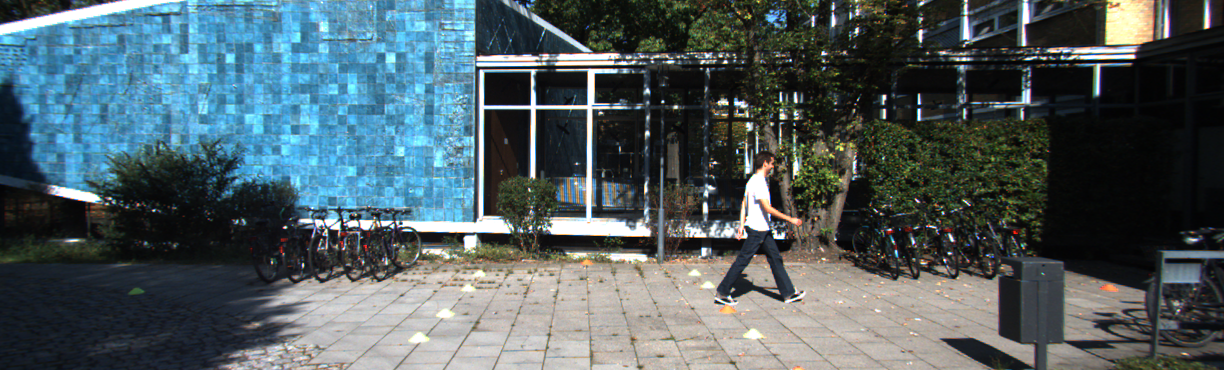
#> input picture scripts_aula/Transformacoes_2D_40_Independentes_Comentados/dados/frontal_kitti.png, 1224 x 370 px
$ python 37_transformar_caixas.py
#> lines starting #> are read from the running program, lines starting #| are printed output that depends on the picture; after the words box and inside, x2 and y2 are one past the last pixel; in counts of white or black regions, pixels touching at a corner belong together; long printed decimals are rounded
"""EXEMPLO 37 — Transformar caixa de anotacao

OBJETIVO E CONTEXTO:
O exemplo desenha uma caixa geométrica sobre a imagem, aplica uma rotação afim e transforma também os quatro vértices da anotação com cv2.transform. O resultado demonstra que modificar uma imagem sem atualizar suas anotações provoca divergências entre os dados e as respostas esperadas. Essa coerência é indispensável no treinamento de redes de detecção de objetos, segmentação e percepção de veículos autônomos.

COMO A IMPLEMENTACAO FUNCIONA:
Este codigo possui as proprias funcoes de leitura, transformacao e salvamento.
O fluxo parte das imagens fornecidas em dados/, prepara os parametros
matematicos necessarios, executa a operacao estudada, apresenta metricas
ou matrizes quando aplicavel e salva evidencias em saidas/37_transformar_caixas/.
Cada etapa da funcao main() recebe comentarios proximos das instrucoes
correspondentes para permitir acompanhar a execucao linha a linha.

FUNDAMENTO E INTERPRETACAO:
transformar os quatro cantos de uma caixa com a mesma matriz afim usada na imagem.
Analise o resultado visual junto com a matriz ou os indicadores impressos:
uma transformacao correta exige coerencia das coordenadas, resolucao,
espaco de cores e rotulos associados aos dados.

IMPORTANCIA E CUIDADOS:
Anotacoes precisam acompanhar a transformacao; o eixo alinhado final pode exigir uma nova caixa envolvente.

EXERCICIO PARA OS ALUNOS:
Comparar a caixa original com os vertices recalculados.

EXECUCAO:
python exemplos/37_transformar_caixas.py
Nao e necessario executar os demais exemplos antes deste.
As dependencias externas sao cv2 e numpy; o exemplo de CNN
admite TensorFlow opcionalmente. As imagens ficam em dados/."""

import csv
import json
from pathlib import Path

import cv2
import numpy as np

# Resolucao robusta de caminhos: funciona ao executar a partir de qualquer pasta.
BASE = Path(__file__).resolve().parent.parent
DADOS = BASE / 'dados'
OUT = BASE / 'saidas'
OUT.mkdir(parents=True, exist_ok=True)

# Funcoes privativas deste arquivo. Nenhum modulo Python adicional do pacote e necessario.

def img(nome='frontal_kitti.png'):
    """Carrega uma imagem BGR da pasta dados. A leitura usa a raiz baseada em __file__,
    portanto o programa funciona independentemente do diretorio de trabalho.
    Lanca um erro compreensivel se a imagem nao estiver disponivel."""
#> called with nome = 'frontal_kitti.png'
    p = DADOS / nome
    x = cv2.imread(str(p))
#> x is the input picture: shape (370, 1224, 3); mean B, G, R 98.4, 93.8, 79.3
    if x is None:
        raise FileNotFoundError(p)
    return x

def save(exemplo, nome, x):
    """Cria a pasta deste exercicio e salva uma imagem com cv2.imwrite.
    Retorna o caminho e interrompe com erro se a gravacao falhar."""
    folder = OUT / exemplo
    folder.mkdir(parents=True, exist_ok=True)
    file = folder / nome
    if not cv2.imwrite(str(file), x):
        raise OSError(file)
    print('Salvo:', file)
    return file

def letterbox(x, shape=(224, 224), color=(114, 114, 114)):
    """Padroniza o tamanho sem alterar a proporcao da cena.
    Primeiro calcula escala=min(largura_destino/largura, altura_destino/altura).
    Redimensiona uniformemente e distribui o padding a esquerda/direita e topo/baixo.
    Retorna imagem, fator de escala e posicao do canto superior esquerdo do conteudo.
    A tupla shape segue a ordem (largura, altura), como as funcoes de resize do OpenCV."""
    dest_w, dest_h = shape
    h, w = x.shape[:2]
    escala = min(dest_w / w, dest_h / h)
    nw = max(1, int(round(w * escala)))
    nh = max(1, int(round(h * escala)))
    resized = cv2.resize(x, (nw, nh), interpolation=cv2.INTER_AREA if escala < 1 else cv2.INTER_LINEAR)
    pl = (dest_w - nw) // 2
    pt = (dest_h - nh) // 2
    pr = dest_w - nw - pl
    pb = dest_h - nh - pt
    y = cv2.copyMakeBorder(resized, pt, pb, pl, pr, cv2.BORDER_CONSTANT, value=color)
    return (y, escala, (pl, pt))

def panel(exemplo, nomes, images, cols=3):
    """Cria um painel comparativo para a aula sem janelas GUI.
    Cada imagem e convertida quando necessario de cinza a BGR, passa por letterbox
    para nao ser distorcida, e recebe legenda; o painel final e salvo no disco.
    Assim o mesmo codigo funciona em terminal, VS Code e Colab."""
    tw, th = (360, 220)
    cell_h = th + 38
    rows = (len(images) + cols - 1) // cols
    canvas = np.full((cell_h * rows, tw * cols, 3), 245, np.uint8)
    for j, (label, a) in enumerate(zip(nomes, images)):
        if a.ndim == 2:
            a = cv2.cvtColor(a, cv2.COLOR_GRAY2BGR)
        thumb, _, _ = letterbox(a, (tw, th), color=(30, 30, 30))
        y = j // cols * cell_h
        x = j % cols * tw
        canvas[y:y + th, x:x + tw] = thumb
        cv2.putText(canvas, label[:44], (x + 9, y + th + 25), cv2.FONT_HERSHEY_SIMPLEX, 0.55, (25, 36, 50), 1, cv2.LINE_AA)
    return save(exemplo, 'painel.png', canvas)

def affine_warp(x, M, border=cv2.BORDER_CONSTANT):
    """Aplica a matriz afim 2x3 com cv2.warpAffine sem alterar o tamanho externo.
    INTER_LINEAR estima pixels entre coordenadas e borderMode define o preenchimento.
    A transformacao descreve coordenadas geometricas; nao altera automaticamente anotacoes."""
    h, w = x.shape[:2]
    return cv2.warpAffine(x, np.asarray(M, dtype=np.float32), (w, h), flags=cv2.INTER_LINEAR, borderMode=border, borderValue=(30, 30, 30))

TAG = '37_transformar_caixas'

# Fluxo principal explicado por etapas: execute e acompanhe a pasta saidas/.
def main():
    # Carrega a fotografia BGR original, usada como referencia para comparar antes e depois.
    a = img()

    # Obtem as dimensoes da imagem: o OpenCV organiza primeiro altura (linhas), depois largura
    # (colunas).
    h, w = a.shape[:2]
#> h = 370; w = 1224

    # Mantem os calculos numericos em float32 para evitar perda de precisao em operacoes
    # geometricas.
    box = np.float32([[w * 0.38, h * 0.55], [w * 0.58, h * 0.55], [w * 0.58, h * 0.9], [w * 0.38, h * 0.9]])

    # Constroi e aplica rotacao/escala em torno do centro; a matriz resultante descreve o
    # mapeamento geometrico.
    R = cv2.getRotationMatrix2D((w / 2, h / 2), 8, 1.0)

    # Executa uma operacao OpenCV sobre os pixels ou as coordenadas da fotografia.
    dst = cv2.transform(box[None], R)[0]

    # Transforma a imagem com warpAffine e uma matriz 2x3, preservando o tamanho definido para o
    # canvas.
    b = affine_warp(a, R)

    # Cria uma copia para desenhar anotacoes sem perder a fotografia original.
    q = a.copy()

    # Executa uma operacao OpenCV sobre os pixels ou as coordenadas da fotografia.
    cv2.polylines(q, [box.astype(np.int32)], True, (0, 0, 255), 3)
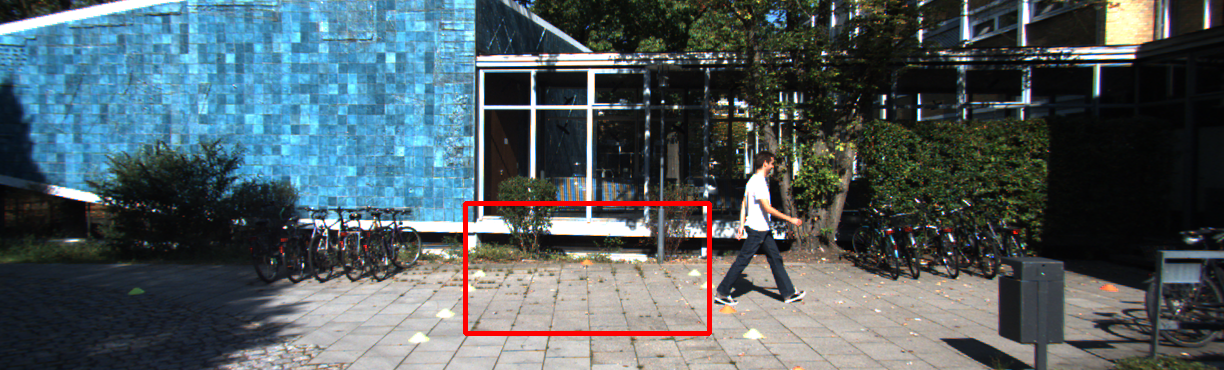
#> q: shape (370, 1224, 3); 0.82% of pixels changed, all inside (x1, y1, x2, y2) = (463, 201, 712, 336)

    # Executa uma operacao OpenCV sobre os pixels ou as coordenadas da fotografia.
    cv2.polylines(b, [dst.astype(np.int32)], True, (0, 0, 255), 3)
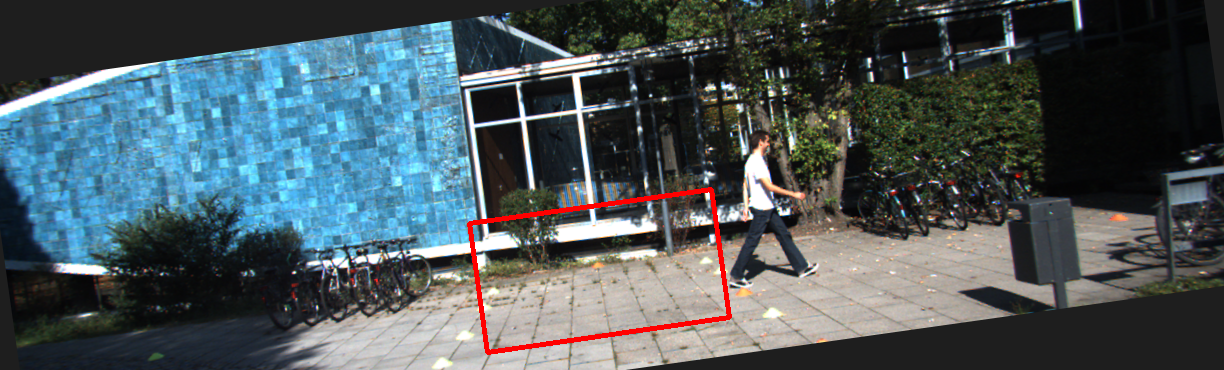
#> b: shape (370, 1224, 3); mean B, G, R 91.9, 87.4, 75.3

    # Apresenta no terminal os valores para conferencia e comparacao dos resultados.
    print('Vertices da caixa original -> novos vertices:', np.c_[box, dst])
#| Vertices da caixa original -> novos vertices: [[465.12    203.5     469.1241  223.762]
#|  [709.92    203.5     711.542 189.692]
#|  [709.92    333.      729.565 317.932]
#|  [465.12    333.      487.147 352.001]]

    # Reune original e transformacoes em um painel legendado, salvo em arquivo de imagem.
    panel(TAG, ['Caixa original', 'Caixa transformada'], [q, b], 2)
#> in panel, `rows = (len(images) + cols - 1) // cols`: rows = 1
#> in panel, `canvas = np.full((cell_h * rows, tw * cols, 3), 245, np.uint8)`: canvas: shape (258, 720, 3); every value is 245
#> the loop in panel, `for j, (label, a) in enumerate(zip(nomes, images)):` made 2 passes
#> (label, dest_w in letterbox, dest_h in letterbox, h in letterbox, w in letterbox, escala in letterbox, nw in letterbox, nh in letterbox) on passes 1 to 2: ('Caixa original', 360, 220, 370, 1224, 0.294, 360, 109), ('Caixa transformada', 360, 220, 370, 1224, 0.294, 360, 109)
#> pass 1, in letterbox, `resized = cv2.resize(x, (nw, nh), interpolation=cv2.INTER_AREA if esca..`:
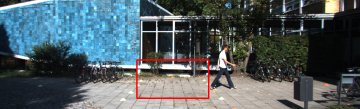
#> resized: shape (109, 360, 3); mean B, G, R 97.2, 92.7, 80.3
#> pass 1, in letterbox, `y = cv2.copyMakeBorder(resized, pt, pb, pl, pr, cv2.BORDER_CONSTANT, v..`:
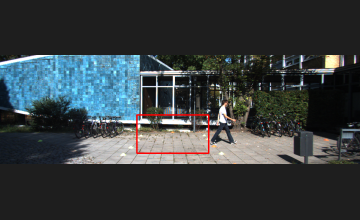
#> y: shape (220, 360, 3); mean B, G, R 63.3, 61, 54.9
#> pass 2, in letterbox (call 2), `resized = cv2.resize(x, (nw, nh), interpolation=cv2.INTER_AREA if esca..`:
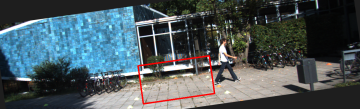
#> resized: shape (109, 360, 3); mean B, G, R 91.9, 87.4, 75.3
#> pass 2, in letterbox (call 2), `y = cv2.copyMakeBorder(resized, pt, pb, pl, pr, cv2.BORDER_CONSTANT, v..`:
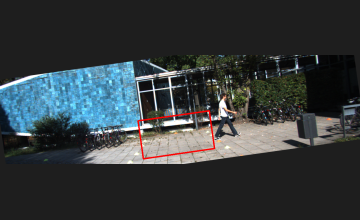
#> y: shape (220, 360, 3); mean B, G, R 60.7, 58.4, 52.4
#> after the loop in panel, `for j, (label, a) in enumerate(zip(nomes, images)):`:
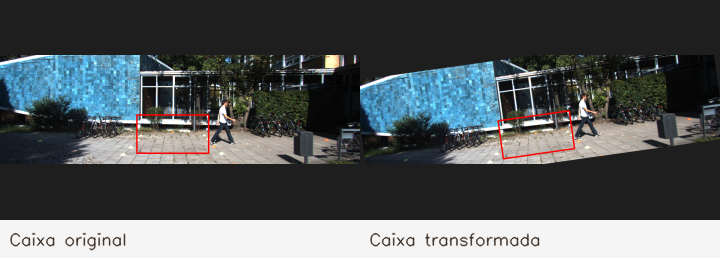
#> canvas: shape (258, 720, 3); mean of channels 0, 1, 2 88, 86.1, 81; drawn as B, G, R

if __name__ == '__main__':
    main()

$ run again, with scripts_aula/Transformacoes_2D_40_Independentes_Comentados/dados/pista_udacity.png copied over scripts_aula/Transformacoes_2D_40_Independentes_Comentados/dados/frontal_kitti.png
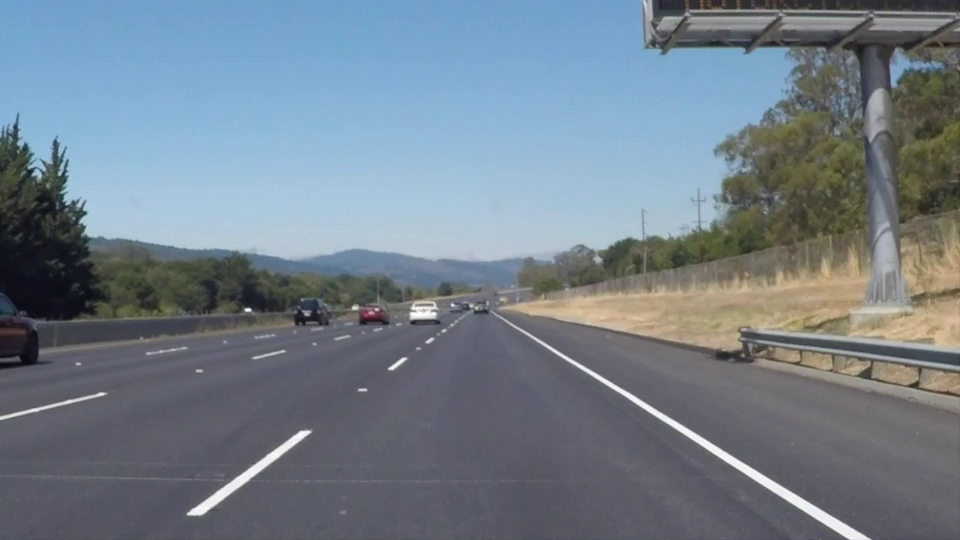
#> input picture scripts_aula/Transformacoes_2D_40_Independentes_Comentados/dados/pista_udacity.png, 960 x 540 px
#> in img, x is the input picture: shape (540, 960, 3); mean B, G, R 138.4, 127.2, 114.8
#> q: shape (540, 960, 3); 0.73% of pixels changed, all inside (x1, y1, x2, y2) = (362, 295, 559, 489)
#> in main, `cv2.polylines(b, [dst.astype(np.int32)], True, (0, 0, 255), 3)`:
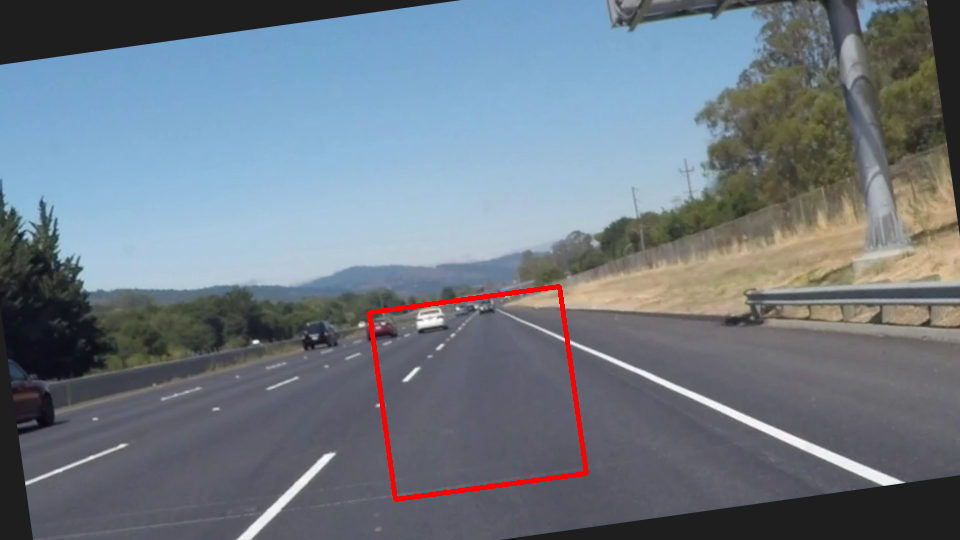
#> b: shape (540, 960, 3); mean B, G, R 131.8, 121.3, 111.1
#| Vertices da caixa original -> novos vertices: [[364.8     297.      369.679 312.77   ]
#|  [556.8     297.      559.810 286.049]
#|  [556.8     486.      586.114 473.2094 ]
#|  [364.8     486.      395.982 499.9306 ]]
#> rows = 1
#> the loop in panel, `for j, (label, a) in enumerate(zip(nomes, images)):` made 2 passes
#> (label, dest_w in letterbox, dest_h in letterbox, h in letterbox, w in letterbox, escala in letterbox, nw in letterbox, nh in letterbox) on passes 1 to 2: ('Caixa original', 360, 220, 540, 960, 0.375, 360, 202), ('Caixa transformada', 360, 220, 540, 960, 0.375, 360, 202)
#> after the loop in panel, `for j, (label, a) in enumerate(zip(nomes, images)):`:
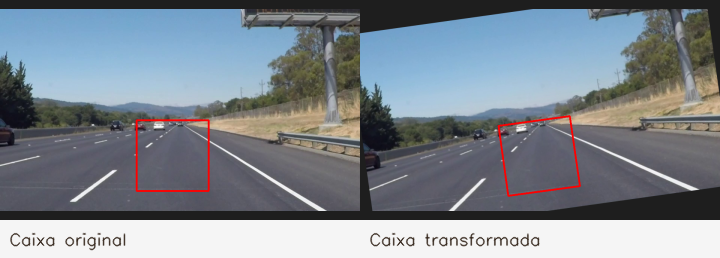
#> canvas: shape (258, 720, 3); mean of channels 0, 1, 2 142.7, 134.3, 126.2; drawn as B, G, R
